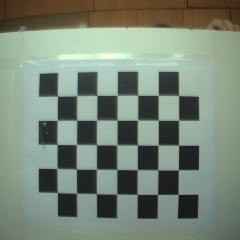
#> input picture z2/img/sachovnica.jpg, 240 x 240 px, found by its file name
$ python z2-img.py
#> lines starting #> are read from the running program, lines starting #| are printed output that depends on the picture; after the words box and inside, x2 and y2 are one past the last pixel; in counts of white or black regions, pixels touching at a corner belong together; long printed decimals are rounded
import cv2
import numpy as np

# Vykreslenie image pointov
criteria = (cv2.TERM_CRITERIA_EPS + cv2.TERM_CRITERIA_MAX_ITER, 30, 0.001)

objp = np.zeros((7 * 5, 3), np.float32)
objp[:, :2] = np.mgrid[0:7, 0:5].T.reshape(-1, 2)

objpoints = []  # 3d point in real world space
imgpoints = []  # 2d points in image plane.

sachovnica = cv2.imread("sachovnica.jpg")
#> sachovnica is the input picture: shape (240, 240, 3); mean B, G, R 119.6, 134.6, 121
sachovnica = cv2.resize(sachovnica, (240, 240))
gray = cv2.cvtColor(sachovnica, cv2.COLOR_BGR2GRAY)
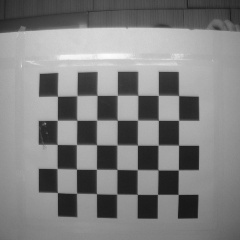
#> gray: shape (240, 240); min 21, max 252, mean 128.8
ret, corners = cv2.findChessboardCorners(gray, (7, 5), None)
#> ret = True; corners = 35 rows, first 8: [57.51, 96.32], [76.97, 95.58], [97.21, 95.43], [117.3, 95.39], [137.9, 95.39], [158.3, 95.39], [178.7, 95.59], [57.3, 120.3]
if ret:
    print("Nasiel")
    objpoints.append(objp)
    corners2 = cv2.cornerSubPix(gray, corners, (11, 11), (-1, -1), criteria)
#> corners2 = 35 rows, first 8: [57.41, 96.12], [76.72, 95.62], [96.96, 95.29], [117.2, 95.21], [137.7, 95.21], [158.2, 95.25], [178.6, 95.45], [57.11, 120.2]
    imgpoints.append(corners2)
    cv2.drawChessboardCorners(sachovnica, (7, 5), corners2, ret)
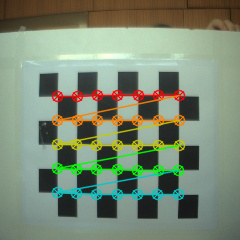
#> sachovnica: shape (240, 240, 3); 10.35% of pixels changed, all inside (x1, y1, x2, y2) = (51, 89, 186, 201)
    cv2.imshow("Point detect", sachovnica)
    cv2.waitKey()

# Koeficienty kamery a kalibracna matica
ret, mtx, dist, rvecs, tvecs = cv2.calibrateCamera(
    objpoints, imgpoints, gray.shape[::-1], None, None
)
#> ret = 0.124; mtx = [[1191.7, 0, 167.6], [0, 1423, 123.6], [0, 0, 1]]; dist = [[-4.04, 112.7, 0.0342, -0.124, -10270.4]]; rvecs = ([-0.00198, 0.165, 0.00395],); tvecs = ([-5.38, -1.16, 58.14],)

# Kalibracia na inom obrazku
img = cv2.imread("sachovnica_2.jpg")
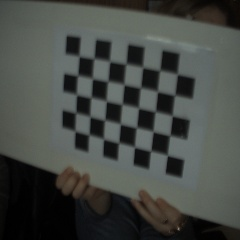
#> input picture z2/img/sachovnica_2.jpg, 240 x 240 px, found by its file name
#> img is the input picture: shape (240, 240, 3); mean B, G, R 68.8, 73, 69.2
h, w = img.shape[:2]
#> h = 240; w = 240
newcameramtx, roi = cv2.getOptimalNewCameraMatrix(mtx, dist, (w, h), 1, (w, h))
#> newcameramtx = [[861.7, 0, 181.1], [0, 1204.2, 114.8], [0, 0, 1]]; roi = (60, 10, 175, 202)

# Undistort
dst = cv2.undistort(img, mtx, dist, None, newcameramtx)
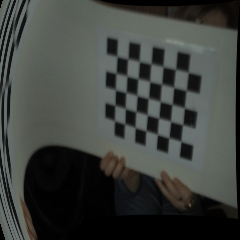
#> dst: shape (240, 240, 3); mean B, G, R 61.8, 65.6, 62.3
x, y, w, h = roi
#> x = 60; y = 10; w = 175; h = 202
dst = dst[y : y + h, x : x + w]
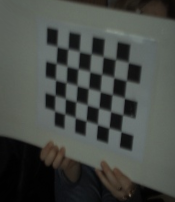
#> dst: shape (202, 175, 3); mean B, G, R 71.2, 75.5, 71.6
cv2.imwrite("calibresult.png", dst)

# Re-projection error
mean_error = 0
for i in range(len(objpoints)):
    imgpoints2, _ = cv2.projectPoints(objpoints[i], rvecs[i], tvecs[i], mtx, dist)
    error = cv2.norm(imgpoints[i], imgpoints2, cv2.NORM_L2) / len(imgpoints2)
    mean_error += error
#> this loop made 1 pass
#> (error, mean_error) on pass 1: (0.021, 0.021)
#> after the loop, mean_error = 0.021
print("total error: {}".format(mean_error / len(objpoints)))
#| total error: 0.02102


## Detekcia kruhov

# Houghova transformacia

src = cv2.imread("kruhova_znacka.jpg", cv2.IMREAD_COLOR)
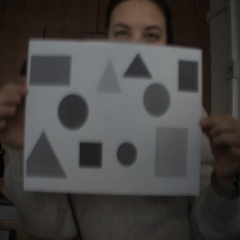
#> input picture z2/img/kruhova_znacka.jpg, 240 x 240 px, found by its file name
#> src is the input picture: shape (240, 240, 3); mean B, G, R 63.8, 65.6, 68

gray = cv2.cvtColor(src, cv2.COLOR_BGR2GRAY)
gray = cv2.medianBlur(gray, 5)

rows = gray.shape[0]
#> rows = 240
circles = cv2.HoughCircles(
    gray,
    cv2.HOUGH_GRADIENT,
    1,
    rows / 8,
    param1=100,
    param2=30,
    minRadius=0,
    maxRadius=50,
)
#> circles = None

if circles is not None:
    circles = np.uint16(np.around(circles))
    for i in circles[0, :]:
        center = (i[0], i[1])
        # circle center
        cv2.circle(src, center, 1, (0, 100, 100), 3)
        # circle outline
        radius = i[2]
        cv2.circle(src, center, radius, (255, 0, 255), 3)


cv2.imshow("detected circles", src)
cv2.waitKey()
